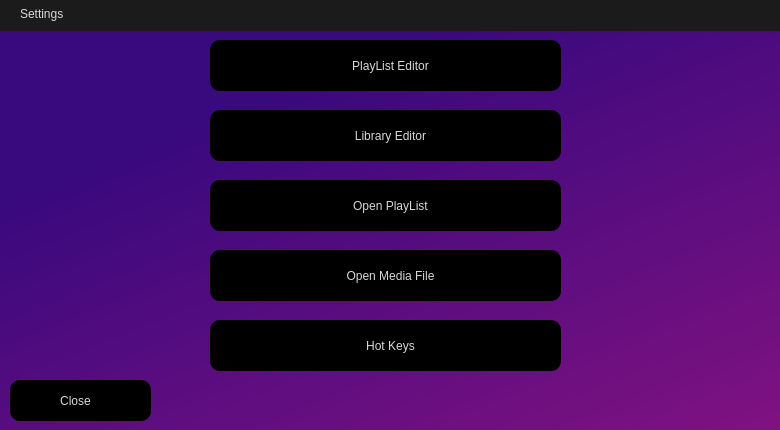
<?xml version="1.0" encoding="UTF-8"?>
<ui version="4.0">
 <class>SettingsMain</class>
 <widget class="QWidget" name="SettingsMain">
  <property name="geometry">
   <rect>
    <x>0</x>
    <y>0</y>
    <width>780</width>
    <height>430</height>
   </rect>
  </property>
  <property name="windowTitle">
   <string>Form</string>
  </property>
  <property name="styleSheet">
   <string notr="true">/*background-color: rgb(42, 42, 42);*/

QLabel
{
	color: rgb(216, 216, 216);
}

QPushButton 
{	
	color: rgb(216, 216, 216);
	background-color: rgb(0, 0, 0);
	border-radius: 10px;
}

QPushButton:hover 
{
	background-color: rgb(35, 11, 63);
}

QPushButton:disabled
{
	color: rgb(73, 73, 73);
}

QPushButton:pressed 
{
	background-color: rgb(82, 26, 149);
}

QTableWidget
{
	background-color: rgb(0, 0, 0);
}

QTableWidget::item::selected
{
	background-color: rgb(0, 58, 201);
}

QHeaderView::section
{
	background-color: rgb(20, 6, 36);
}

QHeaderView
{
	background-color: rgb(30, 30, 30);
}</string>
  </property>
  <widget class="QWidget" name="Titlebar_widget" native="true">
   <property name="geometry">
    <rect>
     <x>0</x>
     <y>0</y>
     <width>781</width>
     <height>31</height>
    </rect>
   </property>
   <property name="styleSheet">
    <string notr="true">/*background-color: rgb(20, 6, 36);*/
background-color: rgb(27, 27, 27);</string>
   </property>
   <widget class="QLabel" name="Titlebar_label">
    <property name="geometry">
     <rect>
      <x>20</x>
      <y>0</y>
      <width>251</width>
      <height>21</height>
     </rect>
    </property>
    <property name="text">
     <string>Settings</string>
    </property>
    <property name="alignment">
     <set>Qt::AlignmentFlag::AlignBottom|Qt::AlignmentFlag::AlignLeading|Qt::AlignmentFlag::AlignLeft</set>
    </property>
   </widget>
  </widget>
  <widget class="QPushButton" name="PlayList_button">
   <property name="geometry">
    <rect>
     <x>210</x>
     <y>40</y>
     <width>351</width>
     <height>51</height>
    </rect>
   </property>
   <property name="styleSheet">
    <string notr="true"/>
   </property>
   <property name="text">
    <string>   PlayList Editor</string>
   </property>
   <property name="icon">
    <iconset resource="resources.qrc">
     <normaloff>:/icons/icons/playlist.png</normaloff>:/icons/icons/playlist.png</iconset>
   </property>
   <property name="iconSize">
    <size>
     <width>24</width>
     <height>24</height>
    </size>
   </property>
  </widget>
  <widget class="QPushButton" name="Close_button">
   <property name="geometry">
    <rect>
     <x>10</x>
     <y>380</y>
     <width>141</width>
     <height>41</height>
    </rect>
   </property>
   <property name="text">
    <string>  Close     </string>
   </property>
   <property name="icon">
    <iconset resource="resources.qrc">
     <normaloff>:/icons/icons/white-left-arrow.png</normaloff>:/icons/icons/white-left-arrow.png</iconset>
   </property>
   <property name="iconSize">
    <size>
     <width>15</width>
     <height>15</height>
    </size>
   </property>
  </widget>
  <widget class="QPushButton" name="Library_button">
   <property name="geometry">
    <rect>
     <x>210</x>
     <y>110</y>
     <width>351</width>
     <height>51</height>
    </rect>
   </property>
   <property name="text">
    <string>   Library Editor</string>
   </property>
   <property name="icon">
    <iconset resource="resources.qrc">
     <normaloff>:/icons/icons/library.png</normaloff>:/icons/icons/library.png</iconset>
   </property>
   <property name="iconSize">
    <size>
     <width>24</width>
     <height>24</height>
    </size>
   </property>
  </widget>
  <widget class="QPushButton" name="HotKeys_button">
   <property name="geometry">
    <rect>
     <x>210</x>
     <y>320</y>
     <width>351</width>
     <height>51</height>
    </rect>
   </property>
   <property name="text">
    <string>   Hot Keys</string>
   </property>
   <property name="icon">
    <iconset resource="resources.qrc">
     <normaloff>:/icons/icons/keyboard.png</normaloff>:/icons/icons/keyboard.png</iconset>
   </property>
   <property name="iconSize">
    <size>
     <width>24</width>
     <height>24</height>
    </size>
   </property>
  </widget>
  <widget class="QWidget" name="background_widget" native="true">
   <property name="geometry">
    <rect>
     <x>0</x>
     <y>10</y>
     <width>801</width>
     <height>421</height>
    </rect>
   </property>
   <property name="styleSheet">
    <string notr="true">background-color: qlineargradient(spread:pad, x1:0.369, y1:0.182, x2:1, y2:1, stop:0 rgba(57, 9, 126, 255), stop:1 rgba(129, 18, 129, 255));</string>
   </property>
  </widget>
  <widget class="QPushButton" name="OpenMediaFile_button">
   <property name="geometry">
    <rect>
     <x>210</x>
     <y>250</y>
     <width>351</width>
     <height>51</height>
    </rect>
   </property>
   <property name="text">
    <string>   Open Media File</string>
   </property>
   <property name="icon">
    <iconset resource="resources.qrc">
     <normaloff>:/icons/icons/videofile.png</normaloff>:/icons/icons/videofile.png</iconset>
   </property>
   <property name="iconSize">
    <size>
     <width>24</width>
     <height>24</height>
    </size>
   </property>
  </widget>
  <widget class="QPushButton" name="OpenPlayList_button">
   <property name="geometry">
    <rect>
     <x>210</x>
     <y>180</y>
     <width>351</width>
     <height>51</height>
    </rect>
   </property>
   <property name="text">
    <string>   Open PlayList</string>
   </property>
   <property name="icon">
    <iconset resource="resources.qrc">
     <normaloff>:/icons/icons/playlists.png</normaloff>:/icons/icons/playlists.png</iconset>
   </property>
   <property name="iconSize">
    <size>
     <width>24</width>
     <height>24</height>
    </size>
   </property>
  </widget>
  <zorder>background_widget</zorder>
  <zorder>Titlebar_widget</zorder>
  <zorder>PlayList_button</zorder>
  <zorder>Close_button</zorder>
  <zorder>Library_button</zorder>
  <zorder>HotKeys_button</zorder>
  <zorder>OpenMediaFile_button</zorder>
  <zorder>OpenPlayList_button</zorder>
 </widget>
 <resources>
  <include location="resources.qrc"/>
 </resources>
 <connections/>
</ui>
